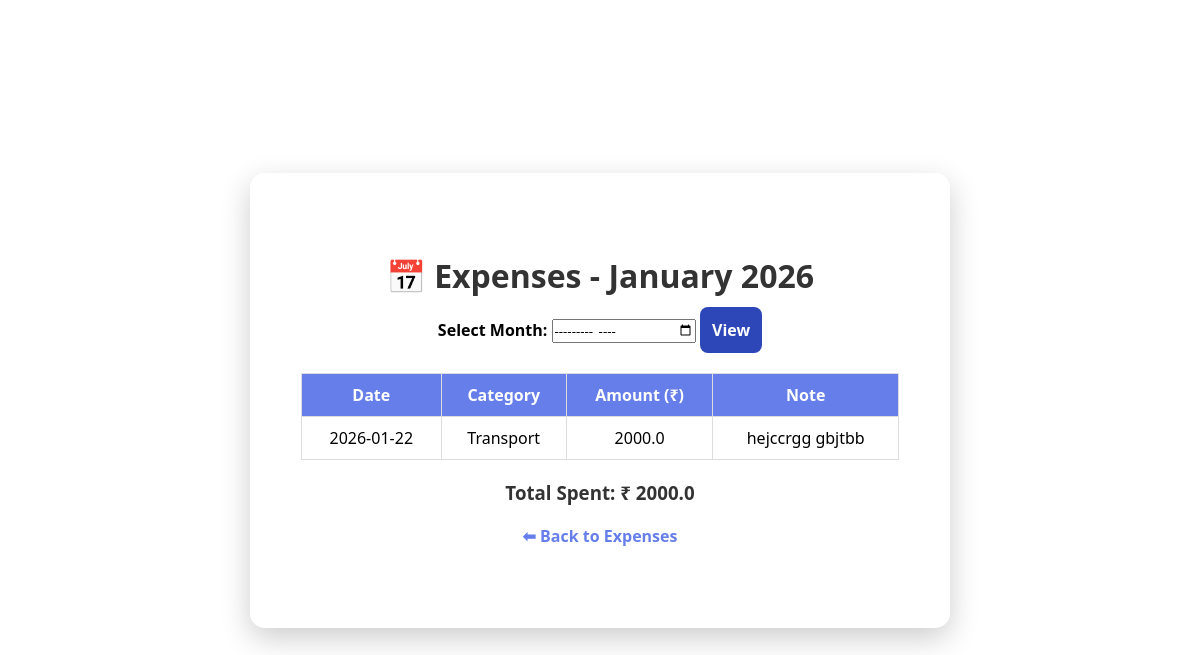
The page /past-month (signed in) on the database as committed earlier.
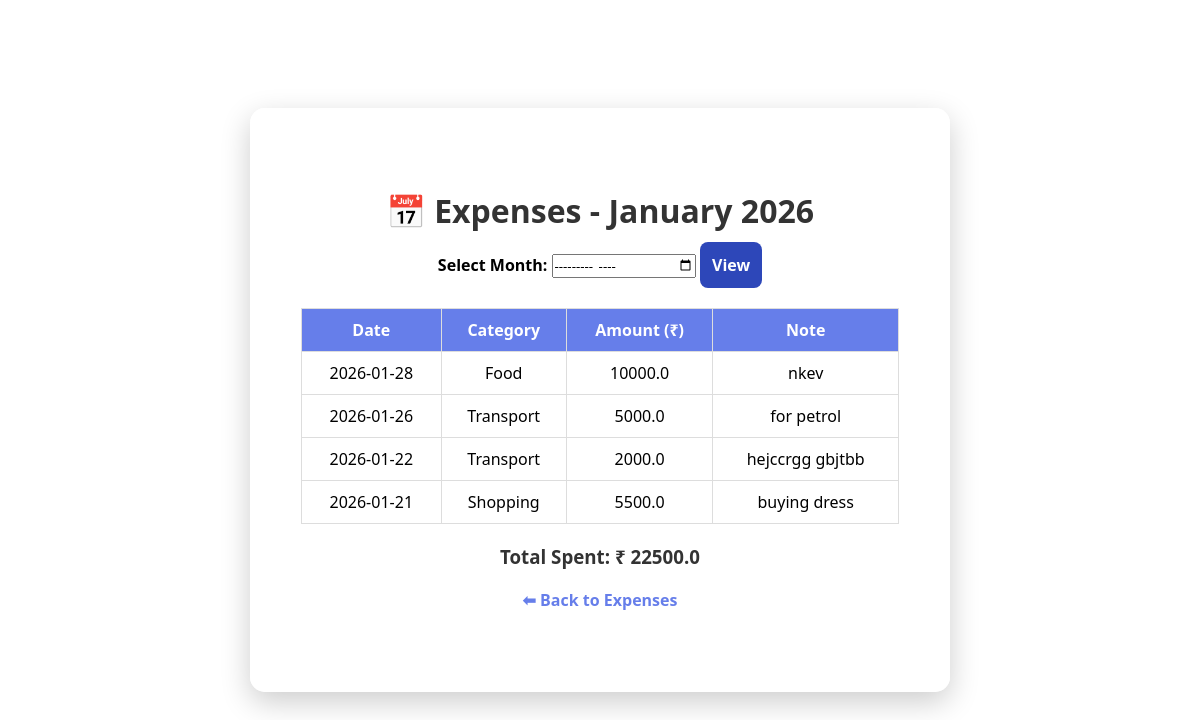
The same page on the database as committed later.
### tables this page shows
CREATE TABLE expenses (
            id INTEGER PRIMARY KEY AUTOINCREMENT,
            username TEXT NOT NULL,
            amount REAL NOT NULL,
            category TEXT NOT NULL,
            date TEXT NOT NULL,
            note TEXT
        );

### app.py (the view)
@app.route("/past-month")
def past_month_expenses():
    if "user" not in session:
        return redirect("/login")
    username = session["user"]
    selected_month = request.args.get("month")
    today = datetime.today()
    if selected_month:
        selected_date = datetime.strptime(selected_month, "%Y-%m")
        start_date = selected_date.replace(day=1)
        if selected_date.month == 12:
            end_date = selected_date.replace(year=selected_date.year+1, month=1, day=1) - timedelta(days=1)
        else:
            end_date = selected_date.replace(month=selected_date.month+1, day=1) - timedelta(days=1)
    else:
        first_day_current_month = today.replace(day=1)
        end_date = first_day_current_month - timedelta(days=1)
        start_date = end_date.replace(day=1)
    conn = get_db_connection()
    expenses = conn.execute("""
        SELECT * FROM expenses
        WHERE username = ? AND date BETWEEN ? AND ?
        ORDER BY date DESC
    """, (username,
          start_date.strftime("%Y-%m-%d"),
          end_date.strftime("%Y-%m-%d"))).fetchall()
    conn.close()
    total = sum(expense["amount"] for expense in expenses)
    return render_template(
        "past_month.html",
        expenses=expenses,
        total=total,
        month=start_date.strftime("%B %Y")
    )

### app.py (called while the page is built)
def get_db_connection():
    conn = sqlite3.connect("expenses.db")
    conn.row_factory = sqlite3.Row
    return conn

### templates/past_month.html (shortened to what this page needs)
<!DOCTYPE html>
<html>
<head>
    <link rel="stylesheet" href="{{ url_for('static', filename='style.css') }}">
</head>
<body>
<div class="container" style="width:700px;">
    <h1>📅 Expenses - {{ month }}</h1>
    <form method="GET" style="margin-bottom:20px; text-align:center;">
        <label style="font-weight:bold;">Select Month:</label>
        <input type="month" name="month" required>
        <button type="submit" class="btn primary">View</button>
    </form>
    {% if expenses %}
    <table class="expense-table">
        <thead>
            <tr>
                <th>Date</th>
                <th>Category</th>
                <th>Amount (₹)</th>
                <th>Note</th>
            </tr>
        </thead>
        <tbody>
        {% for expense in expenses %}
            <tr>
                <td>{{ expense.date }}</td>
                <td>{{ expense.category }}</td>
                <td>{{ expense.amount }}</td>
                <td>{{ expense.note or "-" }}</td>
            </tr>
        {% endfor %}
        </tbody>
    </table>
    <h3 class="total">Total Spent: ₹ {{ total }}</h3>
    {% else %}
        <p>No expenses found for this month.</p>
    {% endif %}
    <a href="/expenses" class="back-link">⬅ Back to Expenses</a>
</div>
</body>
</html>

### static/style.css (style rules this page uses)
* { margin: 0; padding: 0; box-sizing: border-box; font-family: "Segoe UI", sans-serif; }
body { height: 100vh; background-image: url("https://images.pexels.com/photos/27920274/pexels-photo-27920274.jpeg?cs=srgb&dl=pexels-jakubzerdzicki-27920274.jpg&fm=jpg"); background-size: cover; background-position: center; background-repeat: no-repeat; display: flex; align-items: center; justify-content: center; }
.container { background: rgba(255, 255, 255, 0.75); backdrop-filter: blur(10px); -webkit-backdrop-filter: blur(10px); padding: 80px 50px; width: 500px; text-align: center; border-radius: 15px; box-shadow: 0 10px 30px rgba(0,0,0,0.2); border: 1px solid rgba(255, 255, 255, 0.3); }
.container h1 { font-size: 32px; margin-bottom: 10px; color: #333; }
.btn { text-decoration: none; padding: 12px; border-radius: 8px; font-size: 16px; font-weight: 600; transition: 0.3s ease; cursor: pointer; border: none; }
.primary { background: #2d47b9; color: white; }
.back-link { display: inline-block; margin-top: 20px; color: #667eea; text-decoration: none; font-weight: 600; }
.expense-table { width: 100%; border-collapse: collapse; margin-top: 20px; }
.expense-table th, .expense-table td { border: 1px solid #ddd; padding: 10px; text-align: center; }
.expense-table th { background: #667eea; color: white; }
.total { margin-top: 20px; color: #333; }

Rows that differ between the two databases and show on the page:
added expenses: date "2026-01-28", category "Food", amount "10000.0", note "nkev"
added expenses: date "2026-01-26", category "Transport", amount "5000.0", note "for petrol"
added expenses: date "2026-01-21", category "Shopping", amount "5500.0", note "buying dress"
Other text that changed with them:
{{ total }}: "2000.0" → "22500.0"
